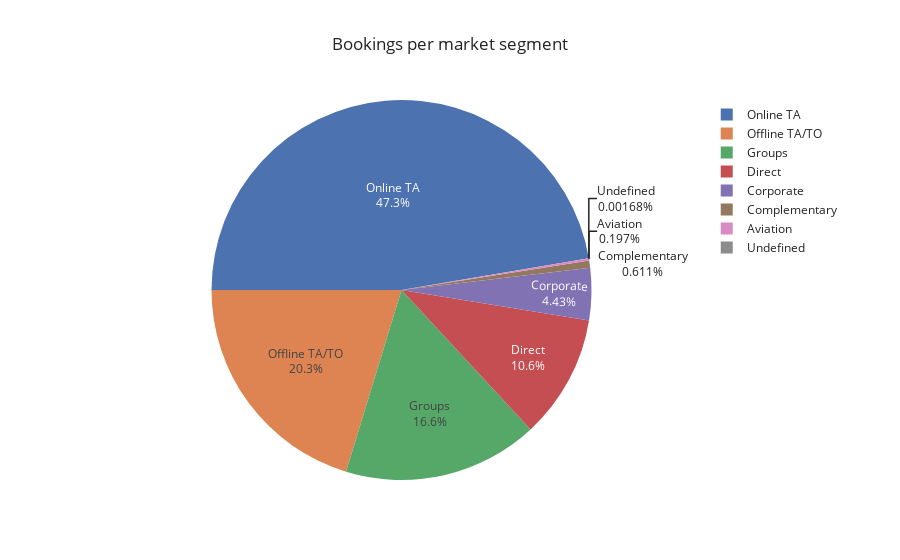

The code cell stored with this chart in its notebook:
### Markdown cell above
### Bookings by market segment

### Code cell
# total bookings per market segment (including canceled)
segments=full_data_cln["market_segment"].value_counts()

# plot
fig = px.pie(segments,
             values=segments.values,
             names=segments.index,
             title="Bookings per market segment",
             template="seaborn")
fig.update_traces(rotation=-90, textinfo="percent+label")
fig.show()

### Figure 1 — Plotly figure (JSON) as saved in the notebook; plotly's stock layout.template omitted (floating-point values rounded to 4 significant figures)
{"data": [{"domain": {"x": [0, 1], "y": [0, 1]}, "hovertemplate": "index=%{label}<br>value=%{value}<extra></extra>", "labels": ["Online TA", "Offline TA/TO", "Groups", "Direct", "Corporate", "Complementary", "Aviation", "Undefined"], "legendgroup": "", "name": "", "rotation": -90, "showlegend": true, "textinfo": "percent+label", "type": "pie", "values": [56408, 24182, 19791, 12582, 5282, 728, 235, 2]}], "layout": {"legend": {"tracegroupgap": 0}, "title": {"text": "Bookings per market segment"}}}
